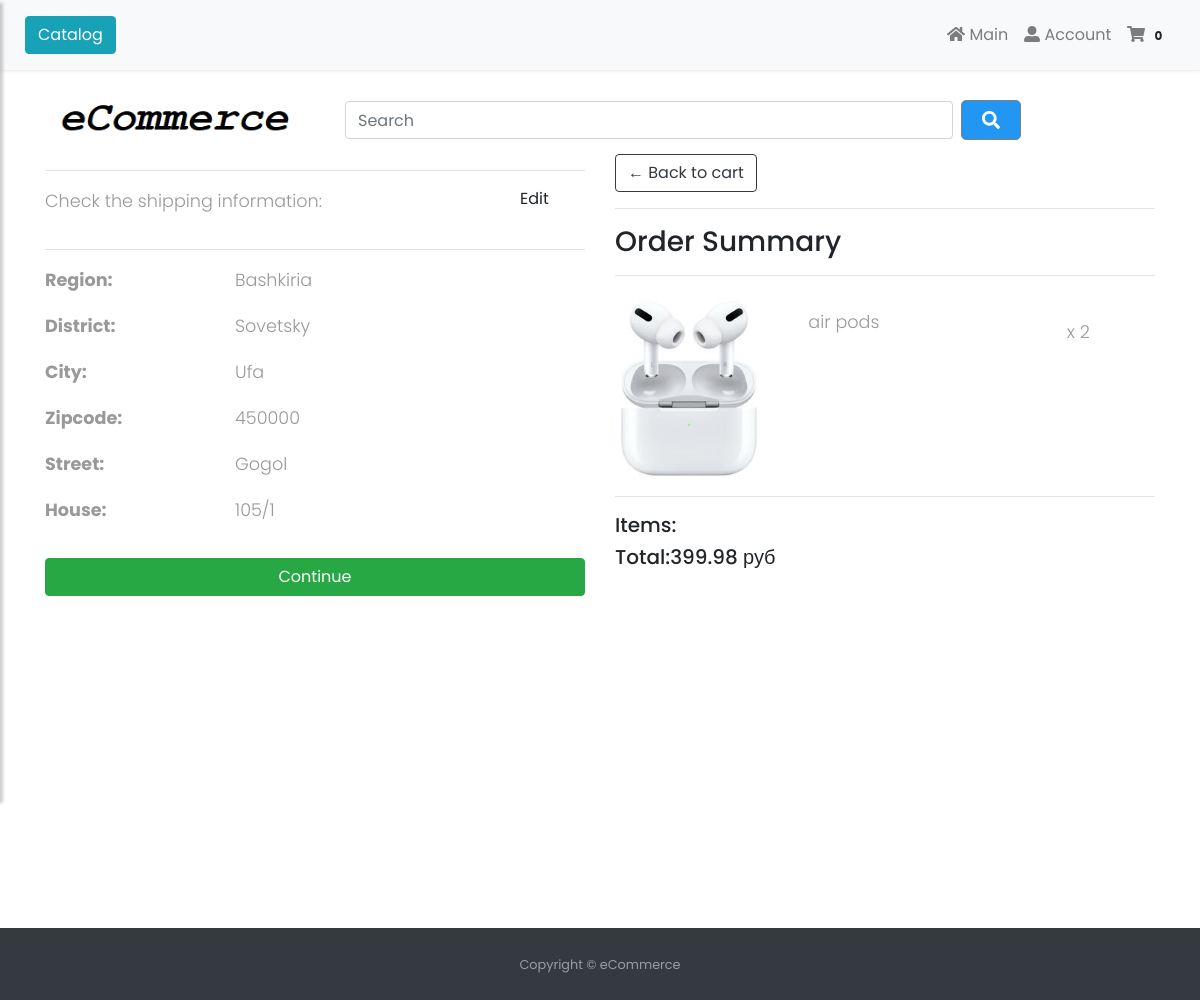
Screenshot of /checkout/ (signed in) with the database file from the repository.
### account/models.py (models this page shows, shortened)
class Account(AbstractBaseUser):
    email = models.EmailField(verbose_name='email', max_length=60, unique=True)
    username = models.CharField(max_length=30, unique=True)
    region = models.CharField(max_length=300, null=False, default="")
    district = models.CharField(max_length=300, null=False, default="")
    city = models.CharField(max_length=300, null=False, default="")
    zip_code = models.CharField(max_length=300, null=False, default="")
    street = models.CharField(max_length=300, null=False, default="")
    house = models.CharField(max_length=300, null=False, default="")
    date_joined = models.DateTimeField(verbose_name='date joined', auto_now_add=True)
    last_login = models.DateTimeField(verbose_name='last login', auto_now=True)
    is_admin = models.BooleanField(default=False)
    is_active = models.BooleanField(default=True)
    is_staff = models.BooleanField(default=False)
    is_superuser = models.BooleanField(default=False)
    USERNAME_FIELD = 'email'
    REQUIRED_FIELDS = ['username', ]
    objects = MyAccountManager()

### order/models.py (models this page shows, shortened)
class OrderItem(models.Model):
    product = models.ForeignKey(Product, on_delete=models.CASCADE, blank=True, null=True)
    order = models.ForeignKey(Order, related_name='order_item', on_delete=models.SET_NULL, blank=True, null=True)
    quantity = models.IntegerField(default=0, null=True, blank=True)
    line_total = models.DecimalField(default=0, max_digits=1000, decimal_places=2)
    timestamp = models.DateTimeField(auto_now_add=True, auto_now=False)
    updated = models.DateTimeField(auto_now_add=False, auto_now=True)

class Order(models.Model):
    customer = models.ForeignKey(Account, on_delete=models.SET_NULL, blank=True, null=True)
    total = models.DecimalField(max_digits=100, decimal_places=2, default=0.00)
    date_ordered = models.DateTimeField(auto_now_add=True,)
    complete = models.BooleanField(default=False, null=True, blank=False)
    transaction_id = models.CharField(max_length=200, null=True)
    class Meta:
        ordering = ('-date_ordered',)

### product/models.py (models this page shows, shortened)
class Product(models.Model):
    category = models.CharField(max_length=50, blank=False, null=False)
    marketing = models.BooleanField(default=False)
    marketing_image = models.ImageField(upload_to='pictures/', blank=True, null=True)
    new_arrival = models.BooleanField(default=False)
    discount = models.BooleanField(default=False)
    sale_off = models.BooleanField(default=False)
    name = models.CharField(max_length=300, null=False, blank=False)
    price = models.DecimalField(max_digits=15, decimal_places=2, null=False, blank=False)
    discount_price = models.DecimalField(max_digits=15, decimal_places=2, default=0, null=False, blank=False)
    description = models.TextField(blank=True)
    digital = models.BooleanField(default=False, null=True, blank=True)
    operation_system = models.CharField(max_length=300, blank=True)
    pc_model = models.CharField(max_length=300, blank=True)
    appearance = models.CharField(max_length=300, blank=True)
    display = models.CharField(max_length=300, blank=True)
    display_definition = models.CharField(max_length=300, blank=True)
    display_covering = models.CharField(max_length=300, blank=True)
    cpu_name = models.CharField(max_length=300, blank=True)
    cpu_model = models.CharField(max_length=300, blank=True)
    cpu_core = models.CharField(max_length=300, blank=True)
    cpu_freq = models.CharField(max_length=300, blank=True)
    operation_memory = models.CharField(max_length=300, blank=True)
    gpu = models.CharField(max_length=300, blank=True)
    memory = models.CharField(max_length=300, blank=True)
    camera = models.CharField(max_length=300, blank=True)
    peripheral = models.CharField(max_length=300, blank=True)
    battery_capacity = models.CharField(max_length=300, blank=True)
    battery_power = models.CharField(max_length=300, blank=True)
    process_time = models.CharField(max_length=300, blank=True)
    depth = models.CharField(max_length=300, blank=True)
    height = models.CharField(max_length=300, blank=True)
    width = models.CharField(max_length=300, blank=True)
    weight = models.CharField(max_length=300, blank=True)
    published = models.DateTimeField('publishing date')
    slug = models.SlugField(null=True, blank=True)
    image = models.FileField(upload_to='pictures/', null=False, blank=False)
    class Meta:
        ordering = ('name',)

### order/views.py (the view)
# urls.py: path('checkout/', checkout, name='checkout'),
@login_required
def checkout(request):
    if request.user.is_authenticated:
        customer = request.user
        try:
            order = Order.objects.get(customer=customer, complete=False)
            context = {'order': order}
        except:
            context = {}
    return render(request, 'order/checkout.html', context)

### order/templates/order/checkout.html (shortened to what this page needs)
{% extends 'product/base.html' %}
{% block content %}
{% load static %}
<div class="container">
 <div class="row">
		<div class="col-lg-6">
			<hr>
			<div class="row">
				<div class="col-sm-10">
					<p>Check the shipping information:</p>
				</div>
				<div class="col-sm-2">
					<a href="{% url 'account' %}">Edit</a>
				</div>
			</div>
			<hr>
			<div class="row">
				<div class="col-sm-4">
					<p style="font-weight: bold;">Region:</p>
				</div>
				<div class="col-sm-4">
					<p>{{ request.user.region }}</p>
				</div>
			</div>
			<div class="row">
				<div class="col-sm-4">
					<p style="font-weight: bold;">District:</p>
				</div>
				<div class="col-sm-4">
					<p>{{ request.user.district }}</p>
				</div>
			</div>
			<div class="row">
				<div class="col-sm-4">
					<p style="font-weight: bold;">City:</p>
				</div>
				<div class="col-sm-4">
					<p>{{ request.user.city }}</p>
				</div>
			</div>
			<div class="row">
				<div class="col-sm-4">
					<p style="font-weight: bold;">Zipcode:</p>
				</div>
				<div class="col-sm-4">
					<p>{{ request.user.zip_code }}</p>
				</div>
			</div>
			<div class="row">
				<div class="col-sm-4">
					<p style="font-weight: bold;">Street:</p>
				</div>
				<div class="col-sm-4">
					<p>{{ request.user.street }}</p>
				</div>
			</div>
			<div class="row">
				<div class="col-sm-4">
					<p style="font-weight: bold;">House:</p>
				</div>
				<div class="col-sm-4">
					<p>{{ request.user.house }}</p>
				</div>
			</div>
			<form id="form"> {% csrf_token %}
				<input id="form-button" class="btn btn-success btn-block mt-3" type="submit" value="Continue">
			</form>
			<br>
		</div>
		<div class="col-lg-6">
			<div class="box-element">
                <a  class="btn btn-outline-dark" href="{% url 'cart' %}">&#x2190; Back to cart</a>
                <hr>
                <h3>Order Summary</h3>
                <hr>
				{% for item in order.order_item.all %}
				<div class="row">
					<div class="col-sm-12">
						<div class="row">
							<div class="col">
								<img class="img-fluid" src="{{ item.product.image.url }}" width="150px" />
							</div>
							<div class="col">
								<p class="mt-3">{{ item.product.name }}</p>
							</div>
							<div class="col" id="cart-item">
								<p class="mt-3">x {{ item.quantity }}</p>
							</div>
						</div>
					</div>
				</div>
				<hr>
				{% endfor %}
                <h5>Items: {{ request.session.items_total  }}</h5>
                <h5>Total:{{ order.total }} руб</h5>
            </div>
		</div>
 </div>
 </div>
{% endblock content%}

### product/static/product/css/product_.css (style rules this page uses)
#cart-item { padding: 10px; }
#cart-item { text-align: center; }
html { scroll-behavior: smooth; }

### product/static/product/css/sidebar.css (style rules this page uses)
html { position: relative; min-height: 100%; }
body { font-family: 'Poppins', sans-serif; }
p { font-family: 'Poppins', sans-serif; font-size: 1.1em; font-weight: 300; line-height: 1.7em; color: #999; }
a, a:hover, a:focus { color: inherit; text-decoration: none; transition: all 0.3s; }

### rows the page displays
Account: user.region "Bashkiria", user.district "Sovetsky", user.city "Ufa", user.zip_code "450000", user.street "Gogol", user.house "105/1"
OrderItem: product.image (picture), product.name "air pods", quantity "2"
Order: total "399.98"
